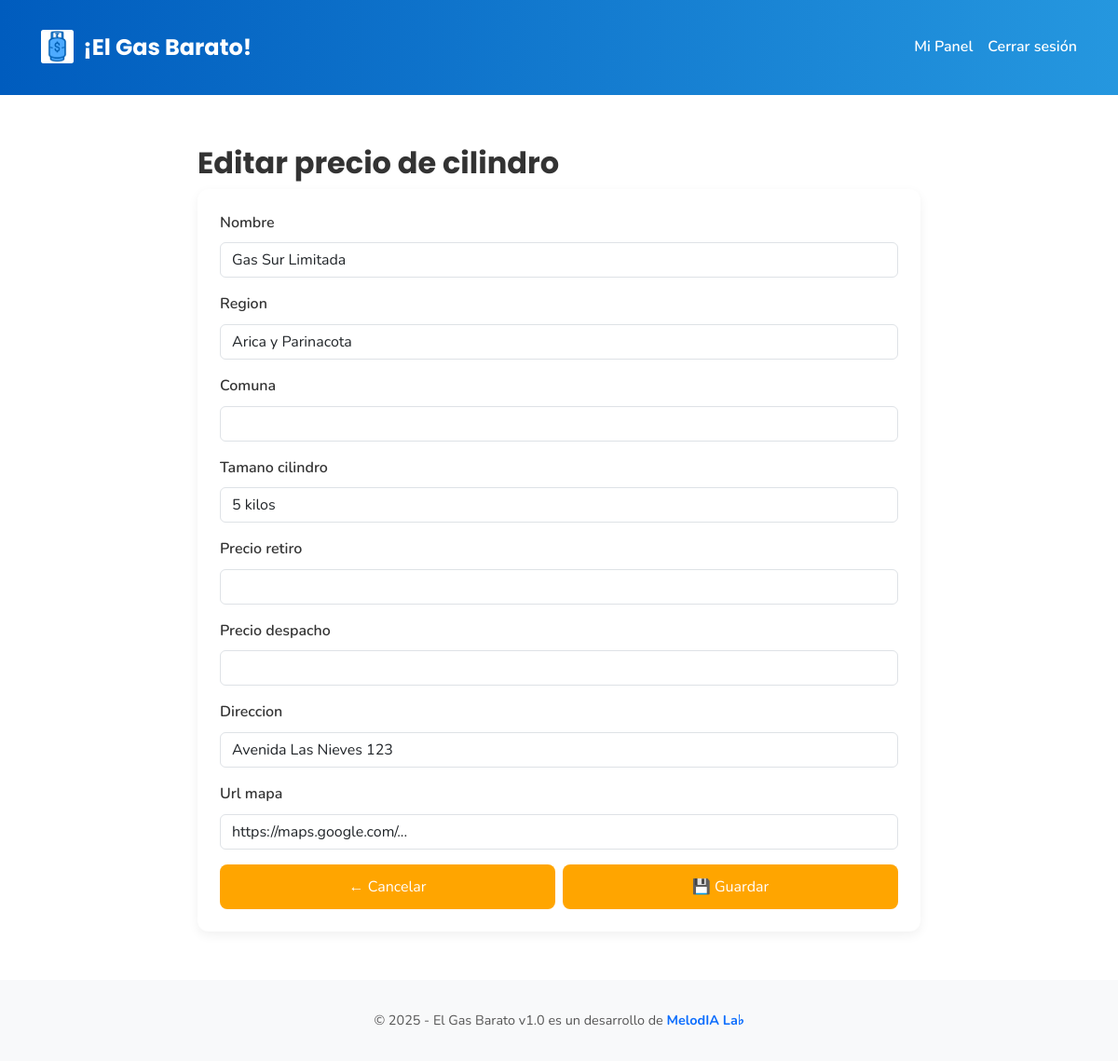
The page /panel/editar/1/ (signed in) on the database its author committed.
### core/models.py (models this page shows, shortened)
class DistribuidorPrecio(models.Model):
    distribuidor = models.ForeignKey(User, on_delete=models.CASCADE)
    nombre = models.CharField(max_length=100, help_text="Nombre o alias visible del local")
    region = models.CharField(max_length=100)
    comuna = models.CharField(max_length=100)
    direccion = models.CharField(max_length=255, blank=True)
    latitud = models.FloatField(null=True, blank=True)
    longitud = models.FloatField(null=True, blank=True)
    url_mapa = models.URLField(blank=True)
    tamano_cilindro = models.IntegerField(choices=TAMANOS_CILINDRO)
    precio_retiro = models.PositiveIntegerField(null=True, blank=True)
    precio_despacho = models.PositiveIntegerField(null=True, blank=True)
    actualizado = models.DateTimeField(auto_now=True)

### core/views.py (the view)
# urls.py: path('panel/editar/<int:pk>/', editar_precio, name='editar_precio'),
@login_required
def editar_precio(request, pk):
    precio = get_object_or_404(DistribuidorPrecio, pk=pk, distribuidor=request.user)
    if request.method == 'POST':
        form = DistribuidorPrecioForm(request.POST, instance=precio)
        if form.is_valid():
            form.save()
            messages.success(request, 'Precio actualizado correctamente.')
            return redirect('panel_distribuidor')
        else:
            messages.error(request, 'Revisa los errores del formulario.')
    else:
        form = DistribuidorPrecioForm(instance=precio)
    return render(request, 'core/editar_precio.html', {'form': form})

### core/forms.py (called while the page is built)
def cargar_regiones_comunas():
    json_path = os.path.join(settings.BASE_DIR, 'core', 'data', 'comunas_regiones.json')
    with open(json_path, 'r', encoding='utf-8') as f:
        data = json.load(f)
    regiones = [(r['region'], r['region']) for r in data['regiones']]
    comunas = [(c, c) for r in data['regiones'] for c in r['comunas']]
    return regiones, comunas

### core/templates/core/editar_precio.html (shortened to what this page needs)
{% extends 'core/base.html' %}
{% block content %}
<div class="container mt-4">
  <h2>Editar precio de cilindro</h2>
  <form method="post">
    {% for field in form.visible_fields %}
      <div class="mb-3">
        <label class="form-label">{{ field.label }}</label>
        {{ field }}
      </div>
    {% endfor %}
    <div class="d-flex justify-content-between gap-2">
  <a href="{% url 'panel_distribuidor' %}" class="btn btn-warning w-50">← Cancelar</a>
  <button type="submit" class="btn btn-warning w-50">💾 Guardar</button>
</div>
  </form>
</div>
{% endblock %}

### core/static/css/styles.css (style rules this page uses)
*, *::before, *::after { margin: 0; padding: 0; box-sizing: border-box; }
body { font-family: 'Nunito', sans-serif; font-weight: 400; line-height: 1.6; color: #333; background: linear-gradient(135deg, #e6f0ff, #fdfdff); background-image: url('/static/img/pattern.svg'); background-repeat: repeat; background-size: 300px 300px; }
h1, h2, h3, h4, h5, h6, .title, .brand-title { font-family: 'Poppins', sans-serif; font-weight: 700; }
form { width: 100%; max-width: 100%; background-color: #ffffff; border-radius: 12px; padding: 1.5rem; box-shadow: 0 4px 12px rgba(0, 0, 0, 0.06); }
form label { font-weight: 600; color: #333; display: block; margin-bottom: 0.3rem; }
form input, form select { width: 100%; padding: 0.75rem 1rem; border: 1px solid #ccc; border-radius: 8px; font-size: 1rem; font-family: 'Nunito', sans-serif; transition: border 0.2s, box-shadow 0.2s; margin-bottom: 1rem; }
form .btn { display: inline-block; width: 100%; padding: 0.75rem 1.5rem; font-size: 1rem; border: none; border-radius: 8px; color: white; background-color: #ffa500; transition: background-color 0.3s ease, box-shadow 0.3s ease; cursor: pointer; }
.container { max-width: 800px; }

### rows shown on the page
DistribuidorPrecio: visible_fields "Gas Sur Limitada" "Arica y Parinacota" "5 kilos" "Avenida Las Nieves 123" "https://maps.google.com/..."

### other values the page prints
{{ field.label }} "Nombre" "Region" "Comuna" "Tamano cilindro" "Precio retiro" "Precio despacho" "Direccion" "Url mapa"
